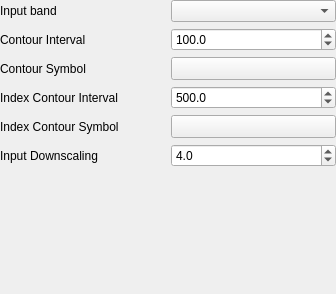
<?xml version="1.0" encoding="UTF-8"?>
<ui version="4.0">
 <class>QgsRasterContourRendererWidget</class>
 <widget class="QWidget" name="QgsRasterContourRendererWidget">
  <property name="geometry">
   <rect>
    <x>0</x>
    <y>0</y>
    <width>336</width>
    <height>294</height>
   </rect>
  </property>
  <property name="windowTitle">
   <string notr="true">Form</string>
  </property>
  <layout class="QGridLayout" name="gridLayout">
   <property name="leftMargin">
    <number>0</number>
   </property>
   <property name="topMargin">
    <number>0</number>
   </property>
   <property name="rightMargin">
    <number>0</number>
   </property>
   <property name="bottomMargin">
    <number>0</number>
   </property>
   <item row="2" column="0">
    <widget class="QLabel" name="label_2">
     <property name="text">
      <string>Contour Symbol</string>
     </property>
    </widget>
   </item>
   <item row="0" column="1">
    <widget class="QgsRasterBandComboBox" name="mInputBandComboBox"/>
   </item>
   <item row="4" column="0">
    <widget class="QLabel" name="label_4">
     <property name="text">
      <string>Index Contour Symbol</string>
     </property>
    </widget>
   </item>
   <item row="0" column="0">
    <widget class="QLabel" name="mGrayBandLabel">
     <property name="text">
      <string>Input band</string>
     </property>
    </widget>
   </item>
   <item row="2" column="1">
    <widget class="QgsSymbolButton" name="mContourSymbolButton">
     <property name="sizePolicy">
      <sizepolicy hsizetype="Preferred" vsizetype="Fixed">
       <horstretch>0</horstretch>
       <verstretch>0</verstretch>
      </sizepolicy>
     </property>
     <property name="text">
      <string/>
     </property>
    </widget>
   </item>
   <item row="1" column="1">
    <widget class="QgsDoubleSpinBox" name="mContourIntervalSpinBox">
     <property name="decimals">
      <number>1</number>
     </property>
     <property name="minimum">
      <double>0.100000000000000</double>
     </property>
     <property name="maximum">
      <double>999999.000000000000000</double>
     </property>
     <property name="value">
      <double>100.000000000000000</double>
     </property>
    </widget>
   </item>
   <item row="3" column="0">
    <widget class="QLabel" name="label_3">
     <property name="text">
      <string>Index Contour Interval</string>
     </property>
    </widget>
   </item>
   <item row="4" column="1">
    <widget class="QgsSymbolButton" name="mIndexContourSymbolButton">
     <property name="sizePolicy">
      <sizepolicy hsizetype="Preferred" vsizetype="Fixed">
       <horstretch>0</horstretch>
       <verstretch>0</verstretch>
      </sizepolicy>
     </property>
     <property name="text">
      <string/>
     </property>
    </widget>
   </item>
   <item row="1" column="0">
    <widget class="QLabel" name="label">
     <property name="text">
      <string>Contour Interval</string>
     </property>
    </widget>
   </item>
   <item row="3" column="1">
    <widget class="QgsDoubleSpinBox" name="mIndexContourIntervalSpinBox">
     <property name="decimals">
      <number>1</number>
     </property>
     <property name="maximum">
      <double>999999.000000000000000</double>
     </property>
     <property name="value">
      <double>500.000000000000000</double>
     </property>
    </widget>
   </item>
   <item row="5" column="0">
    <widget class="QLabel" name="label_5">
     <property name="text">
      <string>Input Downscaling</string>
     </property>
    </widget>
   </item>
   <item row="5" column="1">
    <widget class="QgsDoubleSpinBox" name="mDownscaleSpinBox">
     <property name="decimals">
      <number>1</number>
     </property>
     <property name="minimum">
      <double>1.000000000000000</double>
     </property>
     <property name="value">
      <double>4.000000000000000</double>
     </property>
    </widget>
   </item>
   <item row="6" column="0">
    <spacer name="verticalSpacer">
     <property name="orientation">
      <enum>Qt::Vertical</enum>
     </property>
     <property name="sizeHint" stdset="0">
      <size>
       <width>20</width>
       <height>40</height>
      </size>
     </property>
    </spacer>
   </item>
  </layout>
 </widget>
 <customwidgets>
  <customwidget>
   <class>QgsDoubleSpinBox</class>
   <extends>QDoubleSpinBox</extends>
   <header>qgsdoublespinbox.h</header>
  </customwidget>
  <customwidget>
   <class>QgsRasterBandComboBox</class>
   <extends>QComboBox</extends>
   <header>raster/qgsrasterbandcombobox.h</header>
  </customwidget>
  <customwidget>
   <class>QgsSymbolButton</class>
   <extends>QToolButton</extends>
   <header>qgssymbolbutton.h</header>
  </customwidget>
 </customwidgets>
 <tabstops>
  <tabstop>mInputBandComboBox</tabstop>
  <tabstop>mContourIntervalSpinBox</tabstop>
  <tabstop>mContourSymbolButton</tabstop>
  <tabstop>mIndexContourIntervalSpinBox</tabstop>
  <tabstop>mIndexContourSymbolButton</tabstop>
  <tabstop>mDownscaleSpinBox</tabstop>
 </tabstops>
 <resources/>
 <connections/>
</ui>
